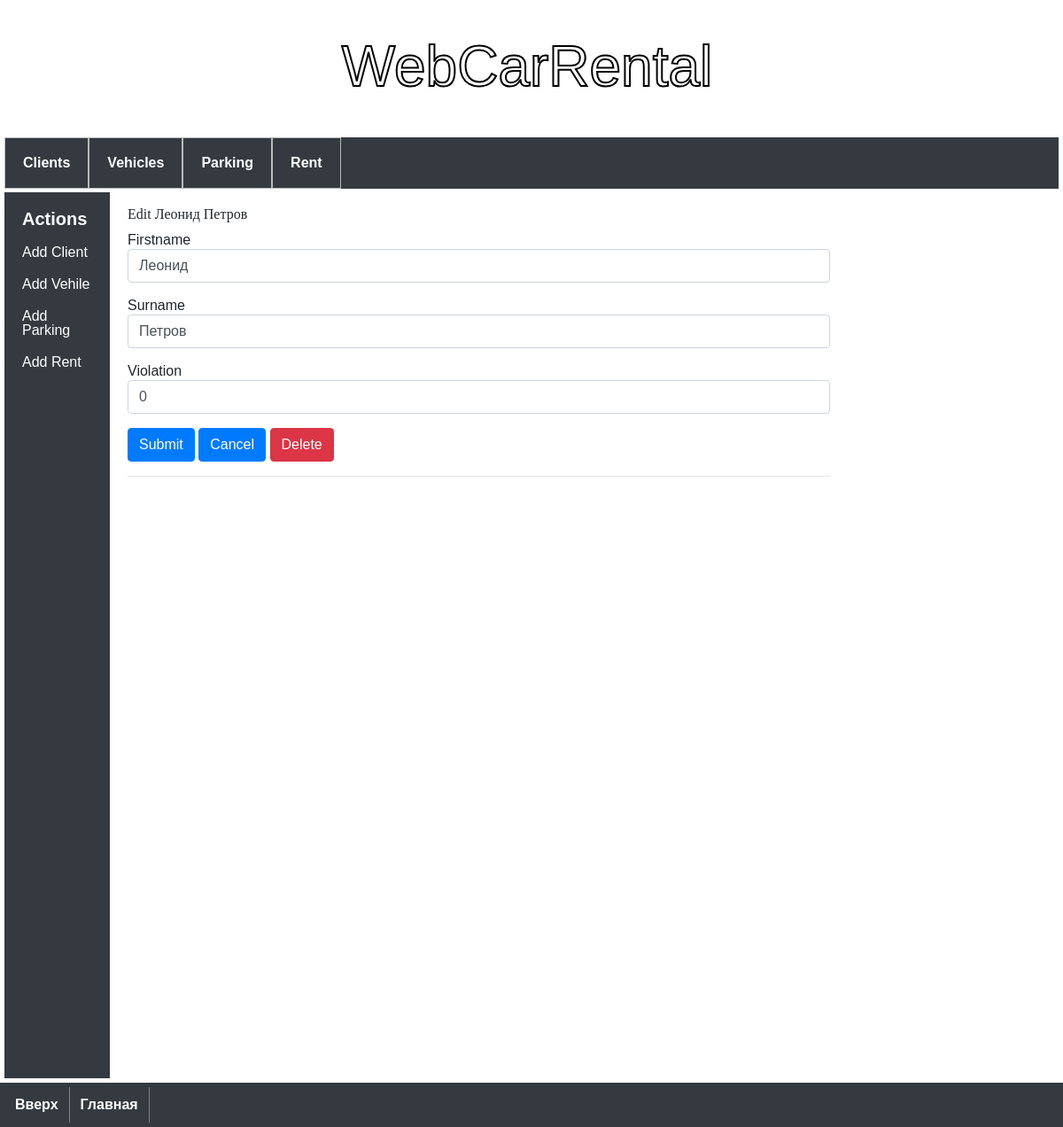
Screenshot of /client/1/edit-client with the database file from the repository.
### model.py (models this page shows)
class Client(db.Model):
    __tablename__ = 'client'
    client_id = db.Column('client_id', db.INTEGER, primary_key=True, autoincrement=True)
    firstname = db.Column('firstname', db.Text)
    surname = db.Column('surname', db.Text)
    violation = db.Column('violation', db.INTEGER)

### app.py (the view, shortened to what this page needs)
@app.route('/client/<int:client_id>/edit-client', methods=('GET', 'POST'))
def edit_client(client_id):
    cur_client = get_client(client_id)
    form = EditAndDeleteClientForm()
    if request.method == 'GET':
        form.firstname.data = cur_client.firstname
        form.surname.data = cur_client.surname
        form.violation.data = cur_client.violation
    return render_template('./client/edit-client.html', client=cur_client, form=form)

### forms.py
class EditAndDeleteClientForm(FlaskForm):
    submit = SubmitField(label=('Submit'))
    delete = SubmitField(label=('Delete'))
    firstname = StringField(
        label=('Firstname'),
        validators=[DataRequired(), Length(max=20),
        Regexp(regex='^([а-яА-Я]|[a-zA-Z])*$', message='Incorrent name')])
    surname = StringField(
        label=('Surname'),
        validators=[
            DataRequired(),
            Length(max=20),
            Regexp(regex='^([а-яА-Я]|[a-zA-Z])*$', message='Incorrent surname')])
    violation = StringField(
        label=('Violation'),
        validators=[DataRequired(),
        Regexp('^[0-9]+$', message='Violation Amount must be a numeric value')
        ])

### app.py (called while the page is built)
def get_client(client_id):
    return db.session.query(Client)\
        .filter(Client.client_id == int(client_id)).one_or_none()

### templates/client/edit-client.html (shortened to what this page needs)
{% extends 'base.html' %}
{% block content %}
<h1>{% block title %} Edit {{ client.firstname }} {{ client.surname }} {% endblock %}</h1>
<div class="continer">
    <form class='form-horizontal' method='POST' action="">
        <div class="form-group">
            {{ form.firstname.label }}
            {{ form.firstname(class="form-control") }}
        </div>
        <div class="form-group">
            {{ form.surname.label }}
            {{ form.surname(class="form-control") }}
        </div>
        <div class="form-group">
            {{ form.violation.label }}
            {{ form.violation(class="form-control") }}
        </div>
        <div class="form-group">
            {{ form.submit(class="btn btn-primary") }}
            <a class="btn btn-primary" href="../../clients">Cancel</a>
            {% if client.client_id %}
            {{ form.delete(class="btn btn-danger btn-medium") }}
            {% endif %}
        </div>
    </form>
</div>
<hr>
{% endblock %}

### static/css/styles.css (style rules this page uses)
h1 { font-size: 30px; font-weight: bold; margin-bottom: 10px; }
h1 { font: 100% serif; }
body { font-family: 'Montserrat', sans-serif; }

### rows the page displays
Client: firstname "Леонид", surname "Петров", violation "0"
